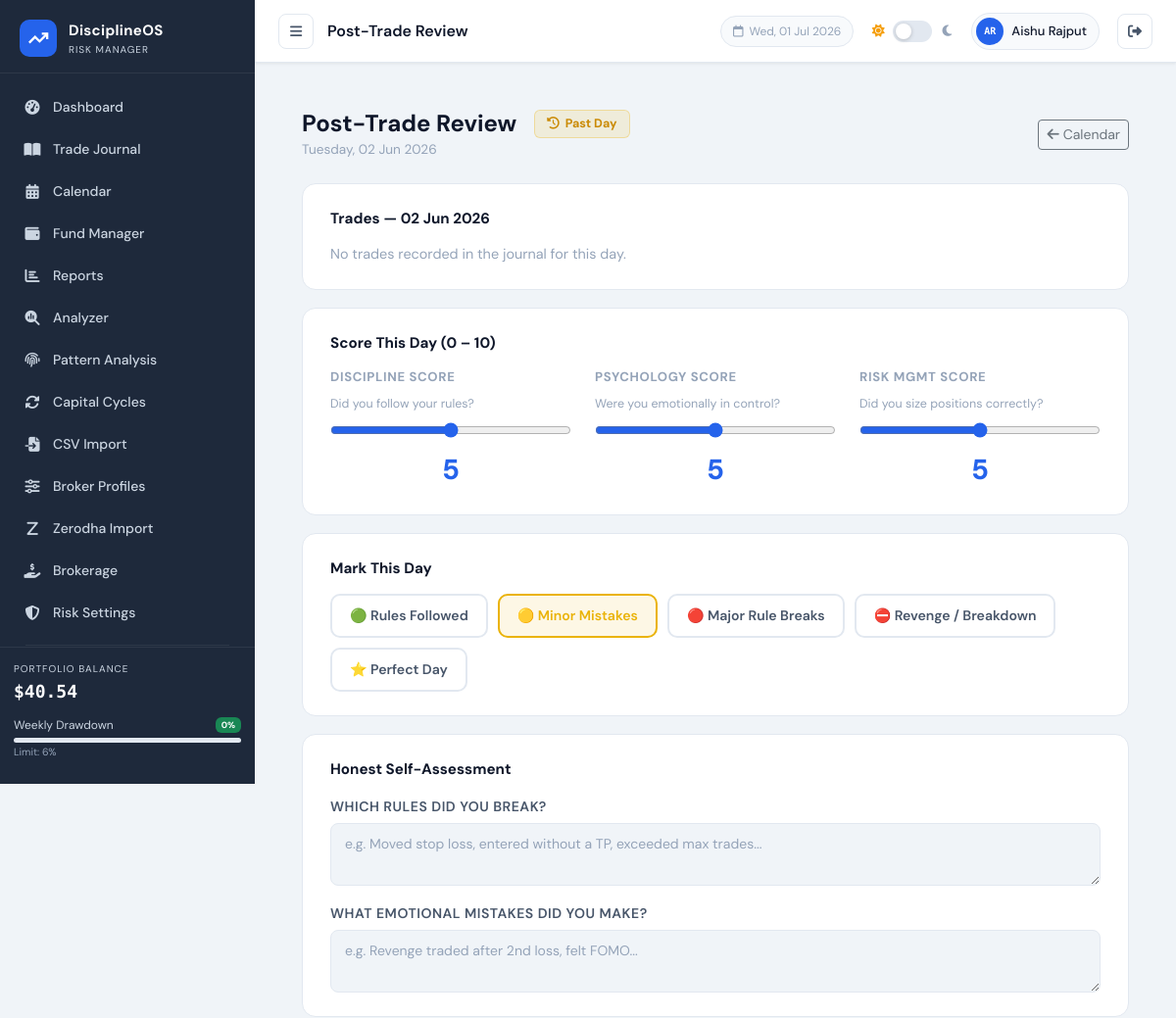
Before: /pages/post_analysis.php?date=2026-06-02 (signed in, upper part) with the older database file.
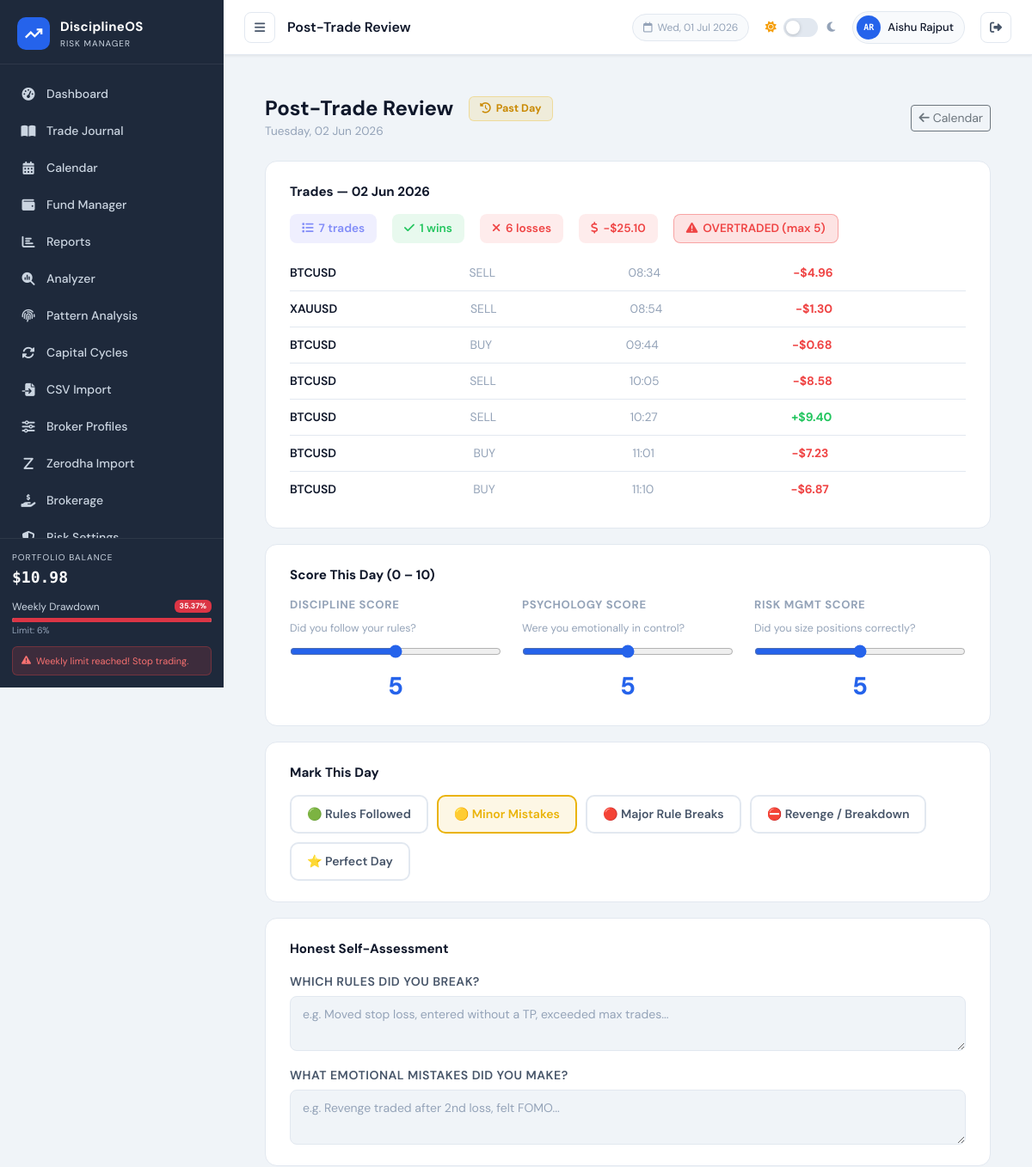
After: the same page with the newer database file.
### tables this page shows
CREATE TABLE `users` (
  `id` int NOT NULL,
  `name` varchar(100) NOT NULL,
  `email` varchar(150) NOT NULL,
  `password` varchar(255) NOT NULL,
  `initial_balance` decimal(15,2) DEFAULT '10000.00',
  `currency` varchar(10) NOT NULL DEFAULT 'USD',
  `role` enum('user','admin') NOT NULL DEFAULT 'user',
  `last_login_at` datetime DEFAULT NULL,
  `last_active_at` datetime DEFAULT NULL,
  `login_count` int NOT NULL DEFAULT '0',
  `daily_loss_pct` decimal(5,2) DEFAULT NULL,
  `weekly_loss_pct` decimal(5,2) DEFAULT NULL,
  `warning_threshold_pct` decimal(5,2) DEFAULT NULL,
  `profit_lock_mode` tinyint DEFAULT NULL,
  `max_trades_per_day` int DEFAULT NULL,
  `max_risk_per_trade_pct` decimal(5,2) DEFAULT NULL,
  `signup_ip` varchar(45) DEFAULT NULL,
  `created_at` timestamp NOT NULL DEFAULT CURRENT_TIMESTAMP
);

CREATE TABLE `trades` (
  `id` int NOT NULL,
  `user_id` int NOT NULL DEFAULT '1',
  `trade_datetime` datetime NOT NULL COMMENT 'Closing time of trade',
  `open_time` datetime DEFAULT NULL COMMENT 'Opening time of trade (from broker CSV)',
  `symbol` varchar(20) NOT NULL,
  `entry_price` decimal(15,4) NOT NULL,
  `exit_price` decimal(15,4) NOT NULL,
  `quantity` decimal(15,4) NOT NULL,
  `profit_loss` float NOT NULL COMMENT 'Signed float: positive=profit, negative=loss',
  `brokerage` decimal(10,4) NOT NULL DEFAULT '0.0000' COMMENT 'Commission/brokerage charge (always positive $)',
  `swap` decimal(10,4) NOT NULL DEFAULT '0.0000' COMMENT 'Overnight swap charge (signed)',
  `trade_type` enum('buy','sell','buy_limit','sell_limit') NOT NULL DEFAULT 'buy' COMMENT 'Direction of trade',
  `close_reason` varchar(20) DEFAULT NULL COMMENT 'sl=stop loss, tp=take profit, user=manual, so=stop out',
  `ticket` varchar(50) DEFAULT NULL COMMENT 'Broker ticket/order ID',
  `import_source` varchar(50) DEFAULT NULL COMMENT 'csv_import or manual',
  `notes` text,
  `sl_amount` decimal(10,2) DEFAULT NULL COMMENT 'Stop loss risk in USD',
  `tp_amount` decimal(10,2) DEFAULT NULL COMMENT 'Take profit target in USD',
  `created_at` timestamp NOT NULL DEFAULT CURRENT_TIMESTAMP
);

### config/db.php (called while the page is built, shortened)
<?php
function getDB() {
    static $pdo = null;
    if ($pdo === null) {
        try {
            $dsn = "mysql:host=" . DB_HOST . ";dbname=" . DB_NAME . ";charset=utf8mb4";
            $pdo = new PDO($dsn, DB_USER, DB_PASS, [
                PDO::ATTR_ERRMODE            => PDO::ERRMODE_EXCEPTION,
                PDO::ATTR_DEFAULT_FETCH_MODE => PDO::FETCH_ASSOC,
                PDO::ATTR_EMULATE_PREPARES   => false,
            ]);
        } catch (PDOException $e) {
            die('<div style="font-family:monospace;background:#0a0e1a;color:#ef4444;padding:30px;margin:20px;border-radius:12px;border:1px solid #ef4444;">
                <h2>⚠ Database Connection Failed</h2>
                <p style="margin:12px 0">Error: ' . htmlspecialchars($e->getMessage()) . '</p>
                <p>Please ensure:</p>
                <ul style="margin:8px 0 0 20px;line-height:2">
                  <li>XAMPP MySQL service is <strong>Running</strong></li>
                  <li>Database <strong>trading_journal</strong> exists — import <code>schema.sql</code> via phpMyAdmin</li>
                  <li>Credentials in <code>config/db.php</code> are correct</li>
                </ul>
            </div>');
        }
    }
    return $pdo;
}
function getActiveCurrency(): array {
    static $cfg = null;
    if ($cfg === null) {
        $code = $_SESSION['user_currency'] ?? 'USD';
        $all  = CURRENCY_CONFIG;
        $cfg  = $all[$code] ?? $all['USD'];
        $cfg['code'] = $code;
    }
    return $cfg;
}
function _formatCurrencyNumber(float $abs, array $cfg): string {
    return number_format($abs, $cfg['decimals']);
}
function formatPL($value) {
    $val = floatval($value);
    $cfg = getActiveCurrency();
    $num = _formatCurrencyNumber(abs($val), $cfg);
    return ($val >= 0 ? '+' : '-') . $cfg['symbol'] . $num;
}
require_once __DIR__ . '/../includes/auth.php';

### includes/auth.php (called while the page is built, shortened)
<?php
function getLoggedInUser(): array {
    static $user = null;
    if ($user === null && !empty($_SESSION['user_id'])) {
        $stmt = getDB()->prepare("SELECT id, name, email, initial_balance, currency, created_at, role FROM users WHERE id = ?");
        $stmt->execute([$_SESSION['user_id']]);
        $user = $stmt->fetch() ?: [];
    }
    return $user ?? [];
}
function isAdmin(): bool {
    $user = getLoggedInUser();
    return ($user['role'] ?? '') === 'admin';
}

### pages/post_analysis.php (the view, shortened to what the rows shown need)
<?php
require_once '../config/db.php';
$rootPath  = '../';
$userId = getCurrentUserId();
$today     = date('Y-m-d');
$db        = getDB();
$rawDate    = $_GET['date'] ?? $_POST['target_date'] ?? $today;
$targetDate = (preg_match('/^\d{4}-\d{2}-\d{2}$/', $rawDate) && $rawDate <= $today)
              ? $rawDate : $today;
$stmt = $db->prepare("SELECT * FROM trades WHERE user_id=? AND DATE(trade_datetime)=? ORDER BY trade_datetime ASC");
$stmt->execute([$userId, $targetDate]);
$dateTrades = $stmt->fetchAll();
include '../includes/header.php';
?>
<div class="container-fluid px-4 py-4" style="max-width:900px">
    <div class="d-flex align-items-center justify-content-between mb-4 flex-wrap gap-2">
        <div>
            <div style="display:flex;align-items:center;gap:8px;flex-wrap:wrap">
                <h2 style="font-weight:700;font-size:1.5rem;margin:0">Post-Trade Review</h2>
            </div>
        </div>
    </div>
    <div class="pa-card">
        <?php if (empty($dateTrades)): ?>
            <div style="color:var(--text-muted);font-size:.9rem">No trades recorded in the journal for this day.</div>
        <?php else: ?>
        <?php foreach ($dateTrades as $t): ?>
        <div class="trade-mini">
            <div style="font-weight:600"><?= htmlspecialchars($t['symbol']) ?></div>
            <div style="color:var(--text-muted)"><?= strtoupper($t['trade_type']) ?></div>
            <div style="color:var(--text-muted)"><?= date('H:i', strtotime($t['trade_datetime'])) ?></div>
            <div style="color:<?= $t['profit_loss']>=0?'#22c55e':'#ef4444' ?>;font-weight:700"><?= formatPL($t['profit_loss']) ?></div>
        </div>
        <?php endforeach; ?>
        <?php endif; ?>
    </div>
</div>
<?php include '../includes/footer.php'; ?>

### includes/header.php (shortened to what the rows shown need)
<?php
$currentPage = basename($_SERVER['PHP_SELF'], '.php');
?>
<!DOCTYPE html>
<html lang="en" data-theme="light">
<head>
    <link href="https://cdn.jsdelivr.net/npm/bootstrap@5.3.2/dist/css/bootstrap.min.css" rel="stylesheet">
    <link href="https://cdnjs.cloudflare.com/ajax/libs/font-awesome/6.5.0/css/all.min.css" rel="stylesheet">
    <link href="<?= $rootPath ?? '' ?>assets/css/style.css?v=1.0.2" rel="stylesheet">
</head>
<body>
        <?php if (isAdmin()): ?>
        <div style="margin:12px 16px;border-top:1px solid rgba(255,255,255,.07)"></div>
        <div style="font-size:10px;font-weight:700;letter-spacing:.08em;color:rgba(250,204,21,.7);text-transform:uppercase;padding:4px 20px 2px">
            <i class="fas fa-shield-halved me-1" style="color:rgba(250,204,21,.7)"></i>Admin Only
        </div>
        <a href="<?= $rootPath ?? '' ?>pages/admin.php" class="nav-item <?= $currentPage === 'admin' ? 'active' : '' ?>" style="margin:2px 12px;border-radius:8px">
            <i class="fas fa-chart-line" style="color:rgba(250,204,21,.8)"></i><span style="font-weight:700">User Analytics</span>
        </a>
        <a href="<?= $rootPath ?? '' ?>demo/index.php" class="nav-item" style="background:linear-gradient(135deg,rgba(124,58,237,.12),rgba(37,99,235,.12));border:1px solid rgba(124,58,237,.25);margin:4px 12px;border-radius:8px;padding:10px 14px">
            <i class="fas fa-flask-vial" style="color:var(--accent-purple)"></i><span style="font-weight:700">Demo Trading</span>
        </a>
        <a href="<?= $rootPath ?? '' ?>india/index.php" class="nav-item" style="background:linear-gradient(135deg,rgba(255,153,51,.12),rgba(19,136,8,.12));border:1px solid rgba(255,153,51,.25);margin:4px 12px;border-radius:8px;padding:10px 14px">
            <span style="font-size:16px;margin-right:2px">🇮🇳</span><span style="font-weight:700">India Market</span>
        </a>
        <?php endif; ?>
<div class="main-wrapper" id="mainWrapper">
    <header class="top-bar">
        <div class="topbar-right">
            <?php
            $__loggedUser = getLoggedInUser();
            $__uname      = $__loggedUser['name'] ?? ($_SESSION['user_name'] ?? 'User');
            $__words      = array_filter(explode(' ', $__uname));
            $__initials   = strtoupper(implode('', array_map(fn($w) => $w[0], $__words)));
            $__initials   = substr($__initials, 0, 2);
            ?>
            <div class="user-chip" style="cursor:pointer" title="Account Settings"
                 onclick="window.location='<?= $rootPath ?? '' ?>pages/account.php'">
                <div class="user-avatar"><?= htmlspecialchars($__initials) ?></div>
                <span><?= htmlspecialchars($__uname) ?></span>
            </div>
        </div>
    </header>
    <div class="page-content">

Changed rows visible on the page:
added trades: symbol "BTCUSD", trade_type "SELL", trade_datetime "08:34", profit_loss "-$4.96"
added trades: symbol "XAUUSD", trade_type "SELL", trade_datetime "08:54", profit_loss "-$1.30"
added trades: symbol "BTCUSD", trade_type "BUY", trade_datetime "09:44", profit_loss "-$0.68"
added trades: symbol "BTCUSD", trade_type "SELL", trade_datetime "10:05", profit_loss "-$8.58"
added trades: symbol "BTCUSD", trade_type "SELL", trade_datetime "10:27", profit_loss "+$9.40"
added trades: symbol "BTCUSD", trade_type "BUY", trade_datetime "11:01", profit_loss "-$7.23"
added trades: symbol "BTCUSD", trade_type "BUY", trade_datetime "11:10", profit_loss "-$6.87"
Other visible differences:
formatUSD($balance): "$40.54" → "$10.98"
$weeklyDD: "0" → "35.37"
$dateStats['tc']: (not shown) → "7"
$dateStats['wins']: (not shown) → "1"
$dateStats['losses']: (not shown) → "6"
formatPL($dateStats['net_pl']): (not shown) → "-$25.10"
MAX_TRADES_PER_DAY: (not shown) → "5"
text no longer shown: "No trades recorded in the journal for this day."
text now shown: "Weekly limit reached! Stop trading. trades wins losses OVERTRADED (max )"
